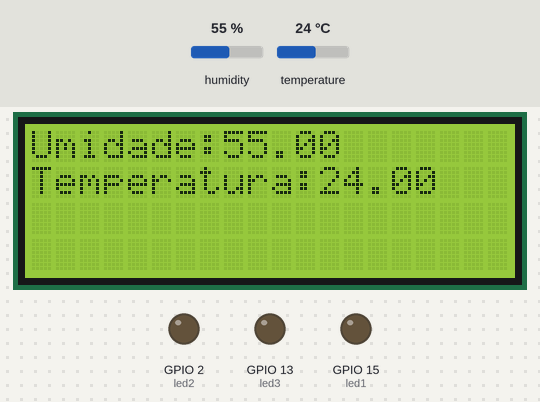
This program was run on a simulated ESP32. On the bench: 20×4 character LCD, output pins drawn as LEDs (lit = HIGH). The inputs (shaded band) are chosen by the test bench; at power-on: humidity 55 %, temperature 24 °C. What the program prints to the serial monitor is not drawn.

Above: at 1.3 s.
1.4 s: humidity set to 68 %
6.3 s: temperature set to 25.7 °C
11.2 s: temperature set to 26.1 °C
At 12.8 s:
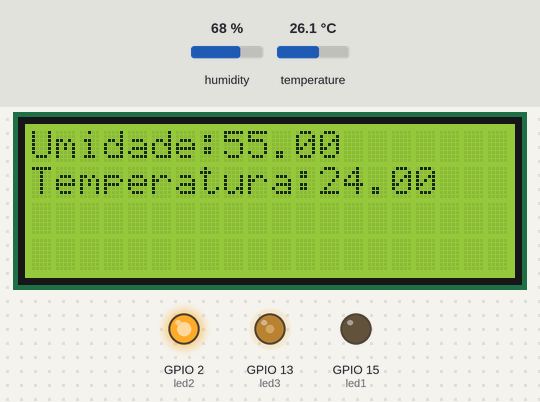
16.1 s: humidity set to 22 %
At 21.2 s:
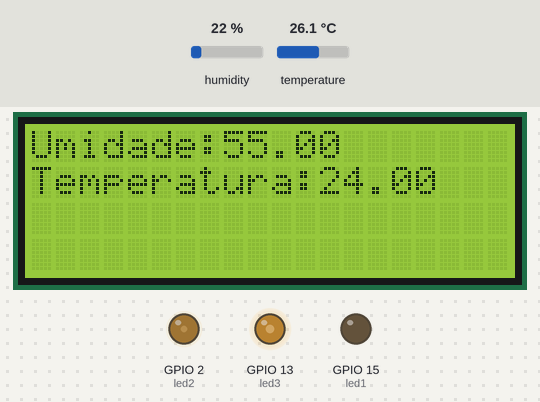
21.5 s: humidity set to 65 %
At 24.4 s:
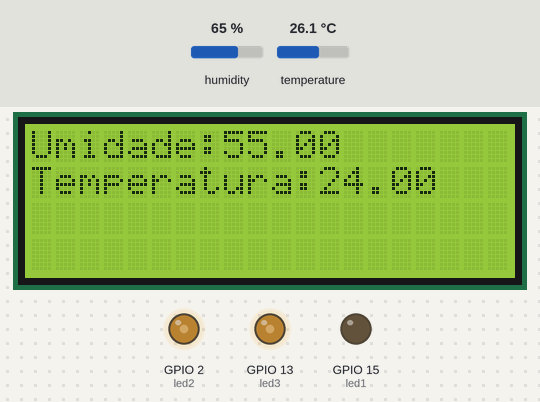
26.4 s: temperature set to 12 °C
At 28.6 s:
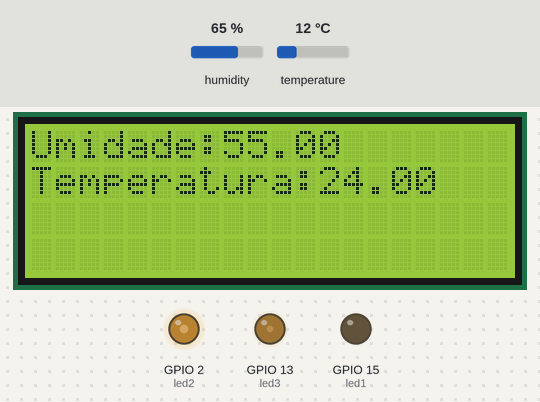
Timing chart, 0 to 30.1 s (numbered marks = the images above; inputs shaded):
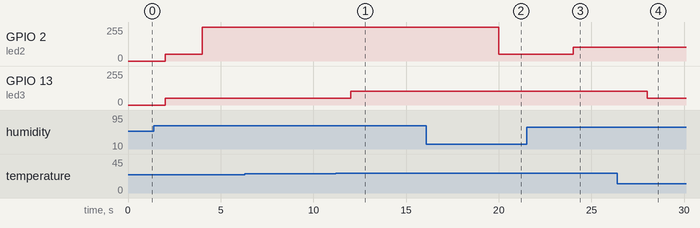

The program:

main.cpp
```cpp
#include <Arduino.h>
#include <LiquidCrystal_I2C.h>
#include <DHT.h>
#include <DHT_U.h>

LiquidCrystal_I2C lcd(0x27,20,4);

#define DHTPIN 14
#define DHTTYPE DHT22

unsigned long tempo;
unsigned long auxilio;

unsigned long tempo2;
unsigned long auxilio2;

float tempAn;
float umiAn;

bool alt1;
bool alt2;

int led1 = 15;
int led2 = 2;
int led3 = 13;

bool valor = true;
bool valor2 = true;
bool valor3 = true;

int brilho;
int brilho2;
int brilho3;


DHT dht(DHTPIN, DHTTYPE);

void setup() {
  lcd.init();
  lcd.backlight();
  Serial.begin(115200);
  dht.begin();

  Serial.begin(115200);
  pinMode(led1,OUTPUT);
  pinMode(led2,OUTPUT);
  pinMode(led3,OUTPUT);

  lcd.setCursor(0,0);
  lcd.print("Umidade:");

  lcd.setCursor(0,1);
  lcd.print("Temperatura: ");

  float u = dht.readHumidity();

  float temp = dht.readTemperature();

  lcd.setCursor(8,0);
  lcd.print(u);

  lcd.setCursor(12,1);
  lcd.print(temp);
}

void loop() {
    // float u = dht.readHumidity();

    // float temp = dht.readTemperature();
    // tempo = millis();

    // if(temp != tempAn){
    //   tempo = millis();
    //   alt1 = true;
    // }

    // if(alt1 && tempAn != temp){
    //   if(tempo - auxilio >= 3000){
    //     lcd.setCursor(8,0);
    //     lcd.print(umiAn);
    //     auxilio = tempo;
    //     alt1 = false;
    //   }
    // }


    // if(u != umiAn){
    //   tempo2 = millis();
    //   alt2 = true;
    // }

    // if(u != umiAn && alt2){
    //   if(tempo2 - auxilio2 >= 3000){
    //     lcd.setCursor(12,1);
    //     lcd.print(tempAn);
    //     auxilio2 = tempo2;
    //     alt2 = false;
    //   }
    // }


    // tempAn = temp;
    // umiAn = u;


// tempo = millis();

// if (tempo - auxilio >= 200)
// {
//   auxilio = tempo;

//   if (valor) {
//     brilho = brilho + 51;
//     if (brilho >= 255) {
//       brilho = 255;
//     }


//     if(valor2 && brilho == 255){
//       brilho2 = brilho2 + 51;
//       if(brilho2 >= 255){
//         brilho2 = 255;
//       }
//     }


//     if(valor3 && brilho2 == 255){
//       brilho3 = brilho3 + 51;
//       if(brilho3 >= 255){
//         brilho3 = 255;
//         valor = false;
//         valor2 = false;
//         valor3 = false;
//           }
//         }
//   }


//   if(!valor3) {
//     brilho3 = brilho3 - 51;
//     if (brilho3 <= 0) {
//       brilho3 = 0;
//     }


//     if(!valor2 && brilho3 == 0){
//       brilho2 = brilho2 - 51;
//       if(brilho2 <= 0){
//         brilho2 = 0;
//       }
//     }


//       if(!valor && brilho2 == 0){
//         brilho = brilho - 51;
//         if(brilho <= 0){
//           brilho = 0;
//           valor = true;
//           valor2 = true;
//           valor3 = true;
//         }
//       }


//   }

// Serial.println(brilho);
// analogWrite(led1,brilho);
// analogWrite(led2,brilho2);
// analogWrite(led3,brilho3);

//     }


  tempo = millis();

  if(tempo - auxilio >= 2000){
    auxilio = tempo;
    float u = dht.readHumidity();
    float temp = dht.readTemperature();

    Serial.print("Umidade: ");
    Serial.println(u);

    Serial.print("Temperatura: ");
    Serial.println(temp);


    if(u <= 64.40){
      analogWrite(led2, 51);
    }
    else if(u > 64.40 && u <= 65.40 ){
      analogWrite(led2, 102);
    }
    else if(u > 65.40 && u <= 66.40 ){
      analogWrite(led2, 153);
    }
    else if(u > 66.40 && u <= 67.40 ){
      analogWrite(led2, 204);
    }
    else if(u > 67.40 ){
      analogWrite(led2, 255);
    }


    if(temp <= 26.10){
      analogWrite(led3, 51);
    }
    else if(temp > 26.10 && temp <= 26.30 ){
      analogWrite(led3, 102);
    }
    else if(temp > 26.30 && temp <= 26.60 ){
      analogWrite(led3, 153);
    }
    else if(temp > 26.60 && temp <= 26.90 ){
      analogWrite(led3, 204);
    }
    else if(temp > 26.90 ){
      analogWrite(led3, 255);
    }
  }
  }
```

Measured:
- the behaviour switches between 26 and 26.1 °C on temperature (found by bisection; images 0 and 1)
- after the input at 6.3 s, every drawn part: stays the same
- after the input at 11.2 s, GPIO 13 (led3): 51/255 → 102/255 after 0.81 s
- after the input at 16.1 s, GPIO 2 (led2): 255/255 → 51/255 after 3.9 s
- after the input at 21.5 s, GPIO 2 (led2): 51/255 → 102/255 after 2.5 s
- after the input at 26.4 s, GPIO 13 (led3): 102/255 → 51/255 after 1.6 s
